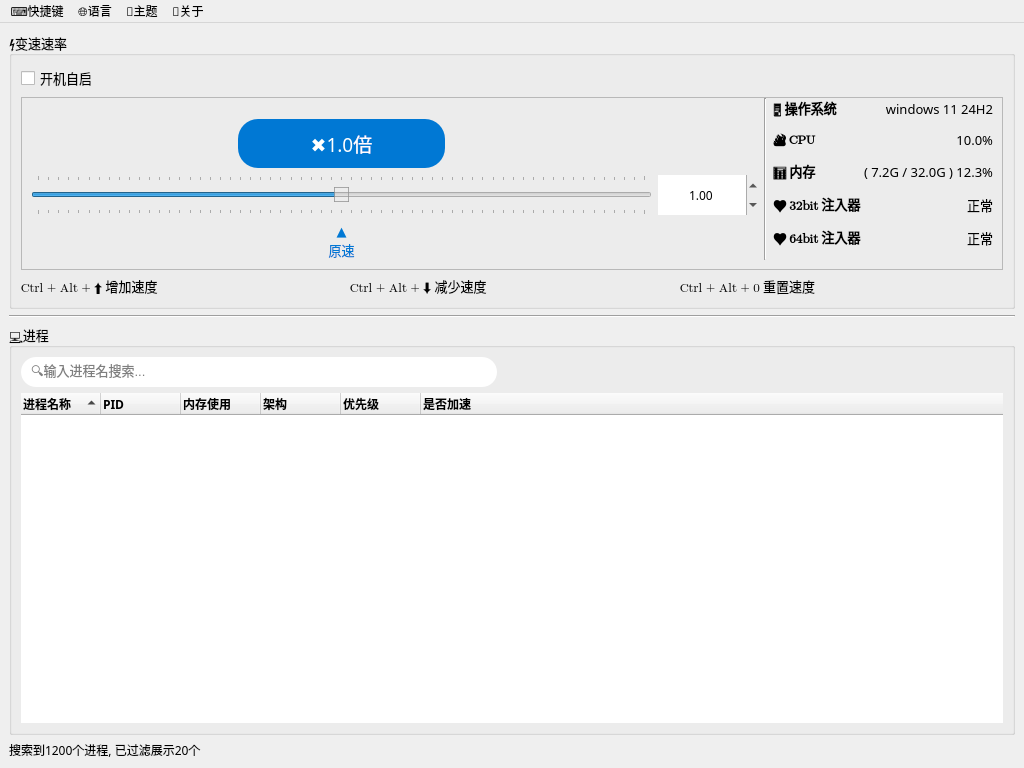
<?xml version="1.0" encoding="UTF-8"?>
<ui version="4.0">
 <class>MainWindow</class>
 <widget class="QMainWindow" name="MainWindow">
  <property name="geometry">
   <rect>
    <x>0</x>
    <y>0</y>
    <width>1024</width>
    <height>768</height>
   </rect>
  </property>
  <property name="sizePolicy">
   <sizepolicy hsizetype="Maximum" vsizetype="Maximum">
    <horstretch>0</horstretch>
    <verstretch>0</verstretch>
   </sizepolicy>
  </property>
  <property name="minimumSize">
   <size>
    <width>800</width>
    <height>480</height>
   </size>
  </property>
  <property name="maximumSize">
   <size>
    <width>16777215</width>
    <height>16777215</height>
   </size>
  </property>
  <property name="font">
   <font>
    <family>MS PGothic</family>
   </font>
  </property>
  <property name="windowTitle">
   <string>OpenSpeedy</string>
  </property>
  <property name="styleSheet">
   <string notr="true">QMainWindow {
}</string>
  </property>
  <widget class="QWidget" name="centralwidget">
   <layout class="QVBoxLayout" name="verticalLayout_2">
    <item>
     <layout class="QVBoxLayout" name="verticalLayout">
      <item>
       <widget class="QGroupBox" name="speedGroupBox">
        <property name="font">
         <font>
          <family>Segoe UI Emoji</family>
          <pointsize>10</pointsize>
          <italic>false</italic>
          <stylestrategy>PreferAntialias</stylestrategy>
         </font>
        </property>
        <property name="styleSheet">
         <string notr="true"/>
        </property>
        <property name="title">
         <string>⚡变速速率</string>
        </property>
        <layout class="QVBoxLayout" name="verticalLayout_3">
         <item>
          <widget class="QCheckBox" name="autoStartCheckBox">
           <property name="font">
            <font>
             <family>微软雅黑</family>
            </font>
           </property>
           <property name="focusPolicy">
            <enum>Qt::NoFocus</enum>
           </property>
           <property name="text">
            <string>开机自启</string>
           </property>
           <property name="tristate">
            <bool>false</bool>
           </property>
          </widget>
         </item>
         <item>
          <widget class="QFrame" name="sliderFrame">
           <property name="enabled">
            <bool>true</bool>
           </property>
           <property name="sizePolicy">
            <sizepolicy hsizetype="Preferred" vsizetype="Fixed">
             <horstretch>0</horstretch>
             <verstretch>0</verstretch>
            </sizepolicy>
           </property>
           <property name="minimumSize">
            <size>
             <width>0</width>
             <height>0</height>
            </size>
           </property>
           <property name="frameShape">
            <enum>QFrame::StyledPanel</enum>
           </property>
           <property name="frameShadow">
            <enum>QFrame::Raised</enum>
           </property>
           <layout class="QGridLayout" name="gridLayout">
            <property name="topMargin">
             <number>0</number>
            </property>
            <property name="verticalSpacing">
             <number>7</number>
            </property>
            <item row="0" column="3" rowspan="6">
             <layout class="QFormLayout" name="osLayout">
              <property name="sizeConstraint">
               <enum>QLayout::SetMaximumSize</enum>
              </property>
              <property name="fieldGrowthPolicy">
               <enum>QFormLayout::AllNonFixedFieldsGrow</enum>
              </property>
              <property name="rowWrapPolicy">
               <enum>QFormLayout::DontWrapRows</enum>
              </property>
              <property name="verticalSpacing">
               <number>12</number>
              </property>
              <item row="1" column="0">
               <widget class="QLabel" name="osLabel">
                <property name="font">
                 <font>
                  <family>Segoe UI Emoji</family>
                  <bold>true</bold>
                  <stylestrategy>PreferAntialias</stylestrategy>
                  <kerning>true</kerning>
                 </font>
                </property>
                <property name="text">
                 <string>🖥️ 操作系统</string>
                </property>
               </widget>
              </item>
              <item row="1" column="1">
               <widget class="QLabel" name="osContent">
                <property name="sizePolicy">
                 <sizepolicy hsizetype="MinimumExpanding" vsizetype="Preferred">
                  <horstretch>0</horstretch>
                  <verstretch>0</verstretch>
                 </sizepolicy>
                </property>
                <property name="font">
                 <font>
                  <family>微软雅黑</family>
                 </font>
                </property>
                <property name="text">
                 <string>windows 11 24H2</string>
                </property>
                <property name="alignment">
                 <set>Qt::AlignRight|Qt::AlignTrailing|Qt::AlignVCenter</set>
                </property>
               </widget>
              </item>
              <item row="2" column="0">
               <widget class="QLabel" name="cpuLabel">
                <property name="font">
                 <font>
                  <family>Segoe UI Emoji</family>
                  <bold>true</bold>
                  <stylestrategy>PreferAntialias</stylestrategy>
                  <kerning>true</kerning>
                 </font>
                </property>
                <property name="text">
                 <string>🔥 CPU</string>
                </property>
                <property name="alignment">
                 <set>Qt::AlignLeading|Qt::AlignLeft|Qt::AlignVCenter</set>
                </property>
               </widget>
              </item>
              <item row="2" column="1">
               <widget class="QLabel" name="cpuContent">
                <property name="sizePolicy">
                 <sizepolicy hsizetype="MinimumExpanding" vsizetype="Preferred">
                  <horstretch>0</horstretch>
                  <verstretch>0</verstretch>
                 </sizepolicy>
                </property>
                <property name="font">
                 <font>
                  <family>微软雅黑</family>
                 </font>
                </property>
                <property name="text">
                 <string>10.0%</string>
                </property>
                <property name="alignment">
                 <set>Qt::AlignRight|Qt::AlignTrailing|Qt::AlignVCenter</set>
                </property>
               </widget>
              </item>
              <item row="3" column="0">
               <widget class="QLabel" name="memLabel">
                <property name="font">
                 <font>
                  <family>Segoe UI Emoji</family>
                  <bold>true</bold>
                  <stylestrategy>PreferAntialias</stylestrategy>
                  <kerning>true</kerning>
                 </font>
                </property>
                <property name="text">
                 <string>📊 内存</string>
                </property>
               </widget>
              </item>
              <item row="3" column="1">
               <widget class="QLabel" name="memContent">
                <property name="sizePolicy">
                 <sizepolicy hsizetype="MinimumExpanding" vsizetype="Preferred">
                  <horstretch>0</horstretch>
                  <verstretch>0</verstretch>
                 </sizepolicy>
                </property>
                <property name="font">
                 <font>
                  <family>微软雅黑</family>
                 </font>
                </property>
                <property name="text">
                 <string> ( 7.2G / 32.0G ) 12.3%</string>
                </property>
                <property name="alignment">
                 <set>Qt::AlignRight|Qt::AlignTrailing|Qt::AlignVCenter</set>
                </property>
               </widget>
              </item>
              <item row="4" column="0">
               <widget class="QLabel" name="injector32Label">
                <property name="font">
                 <font>
                  <family>Segoe UI Emoji</family>
                  <bold>true</bold>
                  <stylestrategy>PreferAntialias</stylestrategy>
                  <kerning>true</kerning>
                 </font>
                </property>
                <property name="text">
                 <string>♥️ 32bit 注入器</string>
                </property>
               </widget>
              </item>
              <item row="4" column="1">
               <widget class="QLabel" name="injector32Status">
                <property name="sizePolicy">
                 <sizepolicy hsizetype="MinimumExpanding" vsizetype="Preferred">
                  <horstretch>0</horstretch>
                  <verstretch>0</verstretch>
                 </sizepolicy>
                </property>
                <property name="font">
                 <font>
                  <family>微软雅黑</family>
                 </font>
                </property>
                <property name="text">
                 <string>正常</string>
                </property>
                <property name="alignment">
                 <set>Qt::AlignRight|Qt::AlignTrailing|Qt::AlignVCenter</set>
                </property>
               </widget>
              </item>
              <item row="5" column="0">
               <widget class="QLabel" name="injector64Label">
                <property name="font">
                 <font>
                  <family>Segoe UI Emoji</family>
                  <bold>true</bold>
                  <stylestrategy>PreferAntialias</stylestrategy>
                  <kerning>true</kerning>
                 </font>
                </property>
                <property name="text">
                 <string>♥️ 64bit 注入器</string>
                </property>
               </widget>
              </item>
              <item row="5" column="1">
               <widget class="QLabel" name="injector64Status">
                <property name="sizePolicy">
                 <sizepolicy hsizetype="MinimumExpanding" vsizetype="Preferred">
                  <horstretch>0</horstretch>
                  <verstretch>0</verstretch>
                 </sizepolicy>
                </property>
                <property name="font">
                 <font>
                  <family>微软雅黑</family>
                 </font>
                </property>
                <property name="text">
                 <string>正常</string>
                </property>
                <property name="alignment">
                 <set>Qt::AlignRight|Qt::AlignTrailing|Qt::AlignVCenter</set>
                </property>
               </widget>
              </item>
             </layout>
            </item>
            <item row="5" column="0">
             <widget class="QLabel" name="originSpeedLabel">
              <property name="sizePolicy">
               <sizepolicy hsizetype="MinimumExpanding" vsizetype="Preferred">
                <horstretch>0</horstretch>
                <verstretch>0</verstretch>
               </sizepolicy>
              </property>
              <property name="font">
               <font>
                <family>微软雅黑</family>
                <underline>false</underline>
                <stylestrategy>PreferAntialias</stylestrategy>
                <kerning>true</kerning>
               </font>
              </property>
              <property name="styleSheet">
               <string notr="true">color:  #0078D4;</string>
              </property>
              <property name="text">
               <string>▲
原速</string>
              </property>
              <property name="alignment">
               <set>Qt::AlignHCenter|Qt::AlignTop</set>
              </property>
              <property name="indent">
               <number>0</number>
              </property>
             </widget>
            </item>
            <item row="4" column="1">
             <widget class="QDoubleSpinBox" name="sliderInputSpinBox">
              <property name="sizePolicy">
               <sizepolicy hsizetype="Maximum" vsizetype="Ignored">
                <horstretch>0</horstretch>
                <verstretch>0</verstretch>
               </sizepolicy>
              </property>
              <property name="minimumSize">
               <size>
                <width>100</width>
                <height>0</height>
               </size>
              </property>
              <property name="font">
               <font>
                <family>微软雅黑</family>
                <pointsize>9</pointsize>
               </font>
              </property>
              <property name="focusPolicy">
               <enum>Qt::StrongFocus</enum>
              </property>
              <property name="wrapping">
               <bool>false</bool>
              </property>
              <property name="frame">
               <bool>false</bool>
              </property>
              <property name="alignment">
               <set>Qt::AlignCenter</set>
              </property>
              <property name="buttonSymbols">
               <enum>QAbstractSpinBox::UpDownArrows</enum>
              </property>
              <property name="accelerated">
               <bool>false</bool>
              </property>
              <property name="keyboardTracking">
               <bool>true</bool>
              </property>
              <property name="minimum">
               <double>0.010000000000000</double>
              </property>
              <property name="maximum">
               <double>1000.000000000000000</double>
              </property>
              <property name="value">
               <double>1.000000000000000</double>
              </property>
             </widget>
            </item>
            <item row="4" column="0">
             <widget class="QSlider" name="sliderCtrl">
              <property name="sizePolicy">
               <sizepolicy hsizetype="MinimumExpanding" vsizetype="Fixed">
                <horstretch>2</horstretch>
                <verstretch>0</verstretch>
               </sizepolicy>
              </property>
              <property name="minimumSize">
               <size>
                <width>200</width>
                <height>40</height>
               </size>
              </property>
              <property name="cursor">
               <cursorShape>PointingHandCursor</cursorShape>
              </property>
              <property name="mouseTracking">
               <bool>true</bool>
              </property>
              <property name="tabletTracking">
               <bool>false</bool>
              </property>
              <property name="focusPolicy">
               <enum>Qt::NoFocus</enum>
              </property>
              <property name="styleSheet">
               <string notr="true">QSlider::handle:horizontal {
    background: qlineargradient(x1:0, y1:0, x2:0, y2:1,
                stop:0 rgba(255, 255, 255, 0.9), 
                stop:0.2 rgba(255, 255, 255, 0.7),
                stop:0.8 rgba(230, 230, 230, 0.8), 
                stop:1 rgba(200, 200, 200, 0.9));
    border: 1px solid rgba(150, 150, 150, 0.8);
}

QSlider::handle:horizontal:hover {
    background: qlineargradient(x1:0, y1:0, x2:0, y2:1,
                stop:0 rgba(255, 255, 255, 0.95), 
                stop:0.2 rgba(227, 242, 253, 0.8),
                stop:0.8 rgba(144, 202, 249, 0.8), 
                stop:1 rgba(100, 181, 246, 0.9));
    border: 1px solid rgba(25, 118, 210, 0.8);
}

QSlider::handle:horizontal:pressed {
    background: qlineargradient(x1:0, y1:0, x2:0, y2:1,
                stop:0 rgba(227, 242, 253, 0.9), 
                stop:0.3 rgba(144, 202, 249, 0.8),
                stop:0.7 rgba(66, 165, 245, 0.9), 
                stop:1 rgba(25, 118, 210, 0.95));
    border: 1px solid rgba(13, 71, 161, 0.9);
}</string>
              </property>
              <property name="minimum">
               <number>-99900</number>
              </property>
              <property name="maximum">
               <number>99900</number>
              </property>
              <property name="pageStep">
               <number>100</number>
              </property>
              <property name="sliderPosition">
               <number>0</number>
              </property>
              <property name="tracking">
               <bool>true</bool>
              </property>
              <property name="orientation">
               <enum>Qt::Horizontal</enum>
              </property>
              <property name="invertedControls">
               <bool>true</bool>
              </property>
              <property name="tickPosition">
               <enum>QSlider::TicksBothSides</enum>
              </property>
              <property name="tickInterval">
               <number>3330</number>
              </property>
             </widget>
            </item>
            <item row="0" column="2" rowspan="6">
             <widget class="Line" name="osSpliter">
              <property name="frameShadow">
               <enum>QFrame::Sunken</enum>
              </property>
              <property name="lineWidth">
               <number>1</number>
              </property>
              <property name="orientation">
               <enum>Qt::Vertical</enum>
              </property>
             </widget>
            </item>
            <item row="3" column="0">
             <layout class="QHBoxLayout" name="sliderTitle">
              <item>
               <spacer name="horizontalSpacer_1">
                <property name="orientation">
                 <enum>Qt::Horizontal</enum>
                </property>
                <property name="sizeHint" stdset="0">
                 <size>
                  <width>70</width>
                  <height>20</height>
                 </size>
                </property>
               </spacer>
              </item>
              <item>
               <widget class="QPushButton" name="sliderLabel">
                <property name="sizePolicy">
                 <sizepolicy hsizetype="MinimumExpanding" vsizetype="Maximum">
                  <horstretch>0</horstretch>
                  <verstretch>0</verstretch>
                 </sizepolicy>
                </property>
                <property name="minimumSize">
                 <size>
                  <width>120</width>
                  <height>0</height>
                 </size>
                </property>
                <property name="font">
                 <font>
                  <family>微软雅黑</family>
                  <pointsize>14</pointsize>
                 </font>
                </property>
                <property name="cursor">
                 <cursorShape>PointingHandCursor</cursorShape>
                </property>
                <property name="focusPolicy">
                 <enum>Qt::NoFocus</enum>
                </property>
                <property name="styleSheet">
                 <string notr="true">    QPushButton {
        background-color: #0078D4;

        color: white;
        border-radius: 20px;
		padding: 10;
    }</string>
                </property>
                <property name="text">
                 <string>✖️1.0倍</string>
                </property>
               </widget>
              </item>
              <item>
               <spacer name="horizontalSpacer_2">
                <property name="orientation">
                 <enum>Qt::Horizontal</enum>
                </property>
                <property name="sizeType">
                 <enum>QSizePolicy::Expanding</enum>
                </property>
                <property name="sizeHint" stdset="0">
                 <size>
                  <width>70</width>
                  <height>20</height>
                 </size>
                </property>
               </spacer>
              </item>
             </layout>
            </item>
           </layout>
          </widget>
         </item>
         <item>
          <layout class="QHBoxLayout" name="hotkeyLayout">
           <item>
            <widget class="QLabel" name="increaseSpeedLabel">
             <property name="font">
              <font>
               <family>Segoe UI Emoji</family>
              </font>
             </property>
             <property name="text">
              <string>Ctrl + Alt + ⬆️ 增加速度</string>
             </property>
            </widget>
           </item>
           <item>
            <widget class="QLabel" name="decreaseSpeedLabel">
             <property name="font">
              <font>
               <family>Segoe UI Emoji</family>
              </font>
             </property>
             <property name="text">
              <string>Ctrl + Alt + ⬇️ 减少速度</string>
             </property>
            </widget>
           </item>
           <item>
            <widget class="QLabel" name="resetSpeedLabel">
             <property name="font">
              <font>
               <family>Segoe UI Emoji</family>
              </font>
             </property>
             <property name="text">
              <string>Ctrl + Alt + 0 重置速度</string>
             </property>
            </widget>
           </item>
          </layout>
         </item>
        </layout>
       </widget>
      </item>
      <item>
       <widget class="Line" name="seperator">
        <property name="orientation">
         <enum>Qt::Horizontal</enum>
        </property>
       </widget>
      </item>
      <item>
       <widget class="QGroupBox" name="processGroupBox">
        <property name="font">
         <font>
          <family>Segoe UI Emoji</family>
          <pointsize>10</pointsize>
          <italic>false</italic>
          <stylestrategy>PreferAntialias</stylestrategy>
         </font>
        </property>
        <property name="styleSheet">
         <string notr="true"/>
        </property>
        <property name="title">
         <string>💻进程</string>
        </property>
        <layout class="QVBoxLayout" name="verticalLayout_4">
         <item>
          <layout class="QHBoxLayout" name="filterLayout">
           <item>
            <widget class="QLineEdit" name="processNameFilter">
             <property name="minimumSize">
              <size>
               <width>0</width>
               <height>24</height>
              </size>
             </property>
             <property name="font">
              <font>
               <family>Microsoft YaHei UI</family>
              </font>
             </property>
             <property name="styleSheet">
              <string notr="true">height: 30px;
border-radius: 15px;
padding: 0px 8px;</string>
             </property>
             <property name="placeholderText">
              <string>🔍输入进程名搜索...</string>
             </property>
             <property name="clearButtonEnabled">
              <bool>true</bool>
             </property>
            </widget>
           </item>
           <item>
            <spacer name="filterSpacer1">
             <property name="orientation">
              <enum>Qt::Horizontal</enum>
             </property>
             <property name="sizeType">
              <enum>QSizePolicy::Minimum</enum>
             </property>
             <property name="sizeHint" stdset="0">
              <size>
               <width>20</width>
               <height>20</height>
              </size>
             </property>
            </spacer>
           </item>
           <item>
            <spacer name="filterSpacer2">
             <property name="orientation">
              <enum>Qt::Horizontal</enum>
             </property>
             <property name="sizeType">
              <enum>QSizePolicy::Minimum</enum>
             </property>
             <property name="sizeHint" stdset="0">
              <size>
               <width>10</width>
               <height>20</height>
              </size>
             </property>
            </spacer>
           </item>
           <item>
            <spacer name="filterSpacer3">
             <property name="orientation">
              <enum>Qt::Horizontal</enum>
             </property>
             <property name="sizeHint" stdset="0">
              <size>
               <width>40</width>
               <height>20</height>
              </size>
             </property>
            </spacer>
           </item>
          </layout>
         </item>
         <item>
          <widget class="QTreeWidget" name="processMonitorWidget">
           <property name="font">
            <font>
             <family>微软雅黑</family>
             <pointsize>9</pointsize>
            </font>
           </property>
           <property name="focusPolicy">
            <enum>Qt::NoFocus</enum>
           </property>
           <property name="styleSheet">
            <string notr="true">QTreeWidget::item { 
	height: 30px; 
}

QTreeWidget {
	border:none
}</string>
           </property>
           <property name="sortingEnabled">
            <bool>true</bool>
           </property>
           <property name="animated">
            <bool>false</bool>
           </property>
           <property name="expandsOnDoubleClick">
            <bool>true</bool>
           </property>
           <attribute name="headerCascadingSectionResizes">
            <bool>true</bool>
           </attribute>
           <attribute name="headerDefaultSectionSize">
            <number>80</number>
           </attribute>
           <attribute name="headerShowSortIndicator" stdset="0">
            <bool>true</bool>
           </attribute>
           <attribute name="headerStretchLastSection">
            <bool>true</bool>
           </attribute>
           <column>
            <property name="text">
             <string>进程名称</string>
            </property>
            <property name="font">
             <font>
              <family>微软雅黑</family>
              <bold>true</bold>
             </font>
            </property>
           </column>
           <column>
            <property name="text">
             <string>PID</string>
            </property>
            <property name="font">
             <font>
              <family>微软雅黑</family>
              <bold>true</bold>
             </font>
            </property>
           </column>
           <column>
            <property name="text">
             <string>内存使用</string>
            </property>
            <property name="font">
             <font>
              <family>微软雅黑</family>
              <bold>true</bold>
             </font>
            </property>
           </column>
           <column>
            <property name="text">
             <string>架构</string>
            </property>
            <property name="font">
             <font>
              <family>微软雅黑</family>
              <bold>true</bold>
             </font>
            </property>
           </column>
           <column>
            <property name="text">
             <string>优先级</string>
            </property>
            <property name="font">
             <font>
              <family>微软雅黑</family>
              <bold>true</bold>
             </font>
            </property>
           </column>
           <column>
            <property name="text">
             <string>是否加速</string>
            </property>
            <property name="font">
             <font>
              <family>微软雅黑</family>
              <bold>true</bold>
             </font>
            </property>
           </column>
          </widget>
         </item>
        </layout>
       </widget>
      </item>
     </layout>
    </item>
    <item>
     <widget class="QLabel" name="processMonitorLabel">
      <property name="font">
       <font>
        <family>微软雅黑</family>
       </font>
      </property>
      <property name="text">
       <string>搜索到1200个进程, 已过滤展示20个</string>
      </property>
     </widget>
    </item>
   </layout>
  </widget>
  <widget class="QMenuBar" name="menubar">
   <property name="geometry">
    <rect>
     <x>0</x>
     <y>0</y>
     <width>1024</width>
     <height>18</height>
    </rect>
   </property>
   <property name="mouseTracking">
    <bool>false</bool>
   </property>
   <widget class="QMenu" name="menuAbout">
    <property name="tearOffEnabled">
     <bool>false</bool>
    </property>
    <property name="title">
     <string>📖关于</string>
    </property>
    <property name="separatorsCollapsible">
     <bool>false</bool>
    </property>
   </widget>
   <widget class="QMenu" name="menuPreference">
    <property name="title">
     <string>⌨️快捷键</string>
    </property>
   </widget>
   <widget class="QMenu" name="menuLanguage">
    <property name="title">
     <string>🌐语言</string>
    </property>
    <addaction name="actionCN"/>
    <addaction name="actionTW"/>
    <addaction name="actionEN"/>
   </widget>
   <widget class="QMenu" name="menuTheme">
    <property name="title">
     <string>🎨主题</string>
    </property>
    <addaction name="actionLightTheme"/>
    <addaction name="actionDarkTheme"/>
   </widget>
   <addaction name="menuPreference"/>
   <addaction name="menuLanguage"/>
   <addaction name="menuTheme"/>
   <addaction name="menuAbout"/>
  </widget>
  <action name="actionCN">
   <property name="checkable">
    <bool>true</bool>
   </property>
   <property name="text">
    <string>中文(简体)</string>
   </property>
   <property name="menuRole">
    <enum>QAction::ApplicationSpecificRole</enum>
   </property>
  </action>
  <action name="actionEN">
   <property name="checkable">
    <bool>true</bool>
   </property>
   <property name="text">
    <string>English</string>
   </property>
   <property name="menuRole">
    <enum>QAction::ApplicationSpecificRole</enum>
   </property>
  </action>
  <action name="actionTW">
   <property name="checkable">
    <bool>true</bool>
   </property>
   <property name="text">
    <string>中文(繁體)</string>
   </property>
   <property name="menuRole">
    <enum>QAction::ApplicationSpecificRole</enum>
   </property>
  </action>
  <action name="actionLightTheme">
   <property name="checkable">
    <bool>true</bool>
   </property>
   <property name="text">
    <string>浅色</string>
   </property>
  </action>
  <action name="actionDarkTheme">
   <property name="checkable">
    <bool>true</bool>
   </property>
   <property name="text">
    <string>深色</string>
   </property>
  </action>
 </widget>
 <tabstops>
  <tabstop>processNameFilter</tabstop>
  <tabstop>processMonitorWidget</tabstop>
 </tabstops>
 <resources/>
 <connections/>
</ui>
